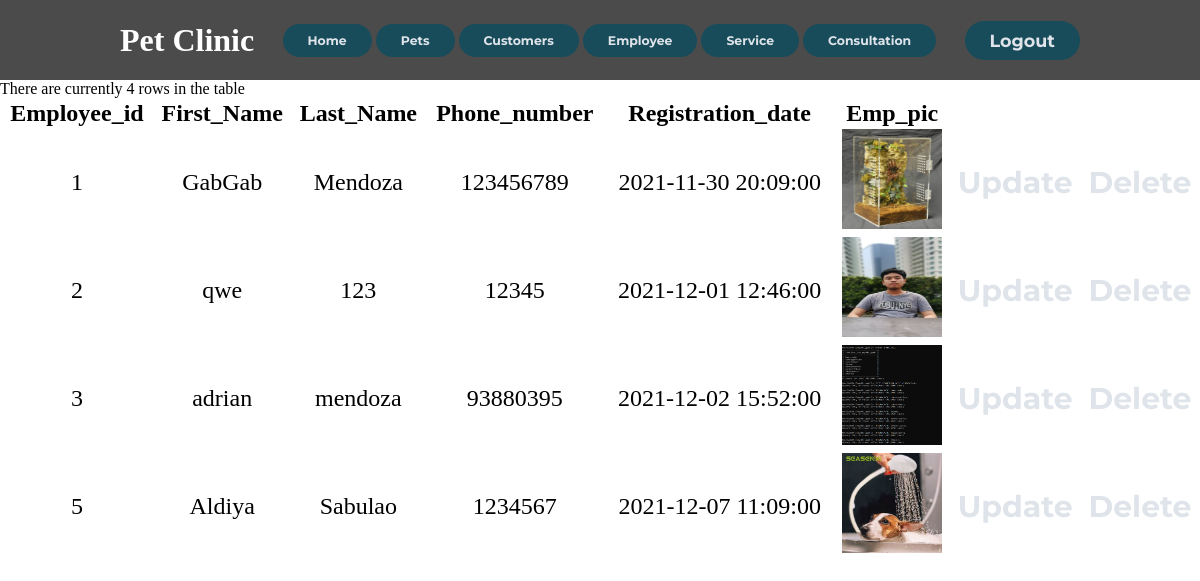
Screenshot of /employee.php (signed in) with the database file from the repository.
### tables this page shows
CREATE TABLE `employee` (
  `Employee_id` int(45) NOT NULL AUTO_INCREMENT,
  `First_name` varchar(45) NOT NULL,
  `Last_name` varchar(45) NOT NULL,
  `Email` varchar(100) NOT NULL,
  `Password` varchar(255) NOT NULL,
  `Phone_number` varchar(45) NOT NULL,
  `Registration_date` datetime DEFAULT NULL,
  `Emp_pic` varchar(100) NOT NULL,
  PRIMARY KEY (`Employee_id`)
);

### employee.php (the view, shortened to what this page needs)
<!DOCTYPE html>
<html lang="en">
<head>
    <link rel="stylesheet" href="./styles/style.css">
</head>
<body style="background: url(https://wallpapercave.com/wp/B1sODrM.jpg); background-size: 115% ; ">
    <?php
    include "includes/config.php";
    ?>
    <header>
        <div class="logo">
            <h1>Pet Clinic</h1>
        </div>
        <nav>
            <ul>
                <button> <a href="index.php">
                        <h5>Home</h5>
                    </a></button>
                <button> <a href="pets.php">
                        <h5>Pets</h5>
                    </a></button>
                <button><a href="customer.php">
                        <h5>Customers</h5>
                    </a></button>
                <button><a href="employee.php">
                        <h5>Employee</h5>
                    </a></button>
                <button><a href="service.php">
                        <h5>Service</h5>
                    </a></button>
                <button><a href="consultationz.php">
                        <h5>Consultation</h5>
                    </a></button>
            </ul>
        </nav>
        <button><?php if ((isset($_SESSION['Employee_id'])) && (basename($_SERVER['PHP_SELF']) != 'logout.php')) {
                    echo '<a href="logout.php"><h3>Logout</h3></a>';
                } else {
                    echo '<a href="login.php"><h3>Login</h3></a>';
                }
                ?></button>
    </header>
    <table>
        <thead>
            <tr>
                <th>Employee_id</th>
                <th>First_Name</th>
                <th>Last_Name</th>
                <th>Phone_number</th>
                <th>Registration_date</th>
                <th>Emp_pic</th>
            </tr>
        </thead>
        <tbody>
            <?php
            if (!isset($_SESSION['Employee_id'])) {
                require('includes/login_functions.inc.php');
                echo "<p>please log in to view employees.</p>";
            } else {
                $result = mysqli_query($conn, "SELECT * FROM employee ORDER BY Employee_id ASC");
                $num_rows = mysqli_num_rows($result);
                echo "There are currently $num_rows rows in the table<P>";
                while ($row = mysqli_fetch_array($result)) {
                    echo "<tr>\n";
                    echo "<td>" . $row['Employee_id'] . "</td>";
                    echo "<td>" . $row['First_name'] . "</td>";
                    echo "<td>" . $row['Last_name'] . "</td>";
                    echo "<td>" . $row['Phone_number'] . "</td>";
                    echo "<td>" . $row['Registration_date'] . "</td>";
                    echo "<td><img width = '100px' height = '100px' src =" . $row['Emp_pic'] . "></td>";
                    echo "<td align='center'><a href='edit2.php?Employee_id=" . $row['Employee_id'] . "' role='button'> <h1>Update</h1></a></td>";
                    echo "<td align='center'><a href='delete2.php?Employee_id=" . $row['Employee_id'] . "' role='button'> <h1>Delete</h1></a></td>";
                    echo "</tr>\n";
                }
            }
            ?>
        </tbody>
    </table>
</body>
</html>

### styles/style.css (style rules this page uses)
* { box-sizing: border-box; margin: 0; padding: 0; }
table { width: 100%; text-align: center; font-size: 1.5em; }
li, a, button { font-family: "Montserrat", sans-serif; font-weight: 500; font-size: 15px; color: #dfe4ea; text-decoration: none; }
header { display: flex; justify-content: space-between; align-items: center; padding: 30px 10%; background-color: #4b4b4b; height: 10vh; }
.logo { cursor: auto; color: white; }
button { padding: 9px 25px; background-color: rgba(12, 77, 94, 0.8); border: none; border-radius: 50px; cursor: pointer; transition: all 0.3s ease 0s; }

### rows the page displays
employee: Employee_id "1", First_name "GabGab", Last_name "Mendoza", Phone_number "123456789", Registration_date "2021-11-30 20:09:00", Emp_pic (picture)
employee: Employee_id "2", First_name "qwe", Last_name "123", Phone_number "12345", Registration_date "2021-12-01 12:46:00", Emp_pic (picture)
employee: Employee_id "3", First_name "adrian", Last_name "mendoza", Phone_number "93880395", Registration_date "2021-12-02 15:52:00", Emp_pic (picture)
employee: Employee_id "5", First_name "Aldiya", Last_name "Sabulao", Phone_number "1234567", Registration_date "2021-12-07 11:09:00", Emp_pic (picture)
